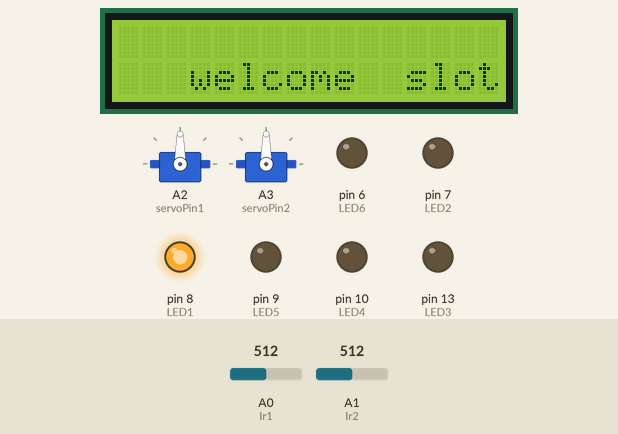
Simulated run of this sketch. Board: Arduino Uno, built with avr-gcc and run on an emulated ATmega328P. Shown: 16×2 character LCD, 2 × servo, output pins drawn as LEDs (lit = HIGH). The test bench sets the inputs (shaded band); at power-on: A0 (Ir1) = 512, A1 (Ir2) = 512. What the sketch prints to the serial monitor is not drawn.

Above: at 1.2 s.
1.3 s: A0 (Ir1) set to 369
5.8 s: A0 (Ir1) set to 353
At 12.6 s:
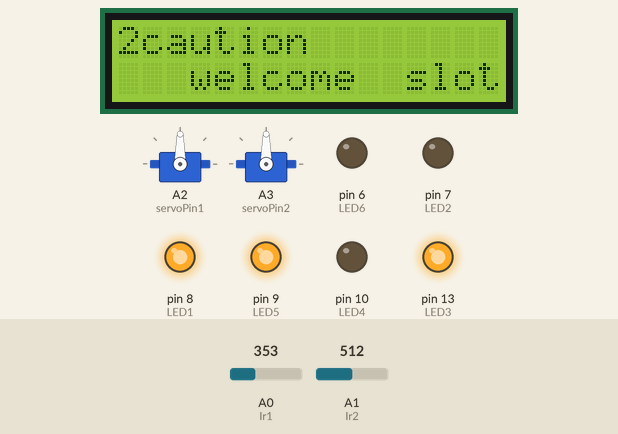
13.3 s: A1 (Ir2) set to 122
At 16.6 s:
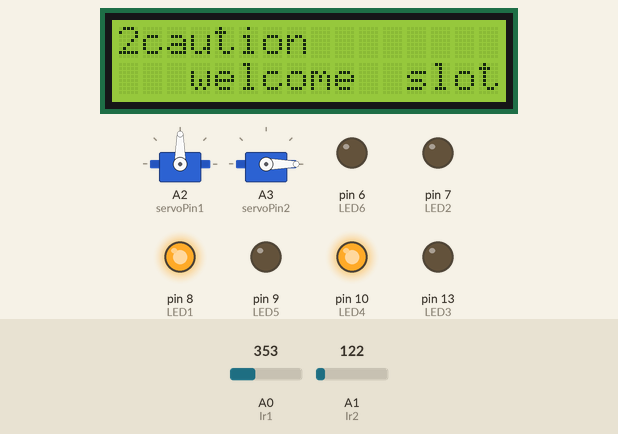
17.4 s: A0 (Ir1) set to 511
At 22.3 s:
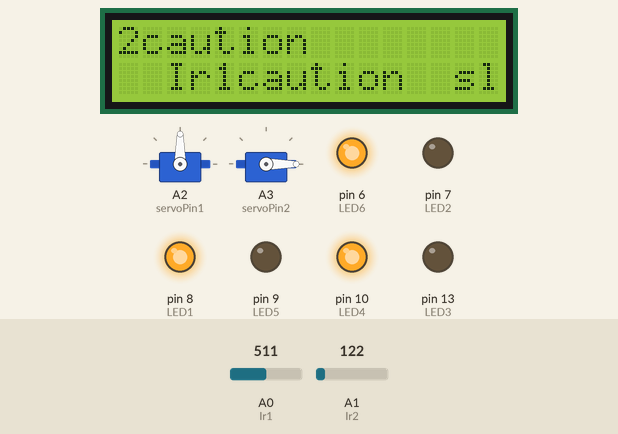
24.9 s: A1 (Ir2) set to 4
28.5 s: A1 (Ir2) set to 1
At 30.7 s:
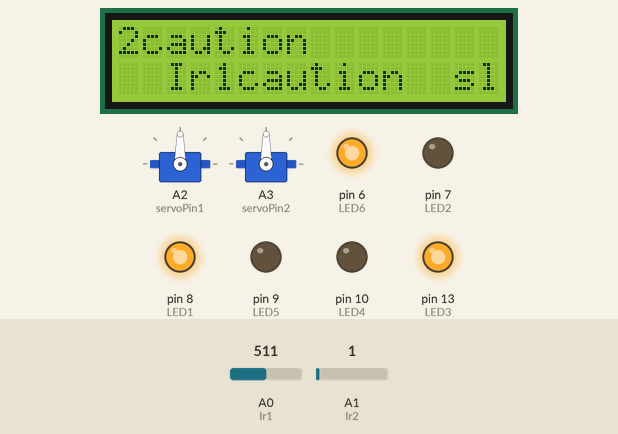
Timing chart, 0 to 34.2 s (numbered marks = the images above; inputs shaded):
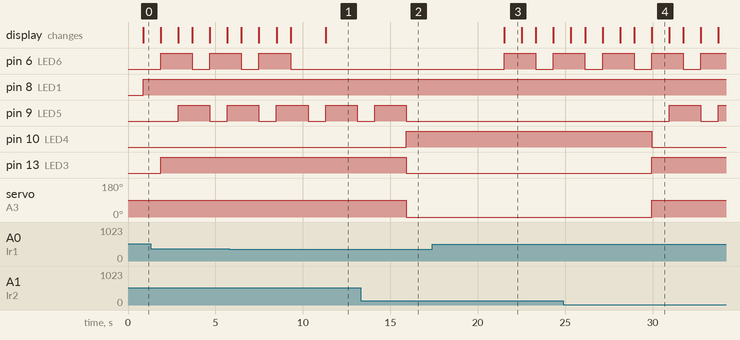

Measured:
- the behaviour switches between 361 and 360 on A0 (Ir1) (found by bisection; images 0 and 1)
- the behaviour switches between 3 and 2 on A1 (Ir2) (found by bisection; images 3 and 4)
- after the input at 5.8 s, pin 6 (LED6): goes on until 9.3 s, then stays LOW
- after the input at 13.3 s, pin 9 (LED5): goes on until 15.9 s, then stays LOW; pin 10 (LED4): LOW → HIGH after 2.6 s; pin 13 (LED3): HIGH → LOW after 2.6 s; servo on A3 (servoPin2): 90° → 0° after 2.6 s
- after the input at 17.4 s, pin 6 (LED6): LOW → HIGH after 4.1 s, → LOW 1.8 s later, → HIGH 1.0 s later; the display: changes after 4.1 s (image 3)
- after the input at 28.5 s, pin 9 (LED5): LOW → HIGH after 2.4 s, → LOW 1.8 s later, → HIGH 1.0 s later; pin 10 (LED4): HIGH → LOW after 1.4 s; pin 13 (LED3): LOW → HIGH after 1.4 s; servo on A3 (servoPin2): 0° → 90° after 1.4 s
- by itself, pin 9 (LED5): alternates HIGH for 1.8 s and LOW for 1.0 s

The sketch:

modified_mini_1.ino
```cpp
#include <LiquidCrystal.h>

#include <Servo.h>
int servoPin1 = A2;
int servoPin2 = A3;
Servo Servo1;
Servo Servo2;


 LiquidCrystal lcd(12, 11, 5, 4, 3, 2);
const int Ir1 = A0;
 int Ir1val = 0;
 float fltIrc1 = 0;
 const int Ir2 = A1;
 int Ir2val = 0;
 float fltIrc2 = 0;

const int LED1 = 8;
const int LED2 = 7;
const int LED3 = 13;
const int LED4 = 10;
const int LED5 = 9;
const int LED6 = 6;

void setup()
{
  pinMode(fltIrc1 , OUTPUT);
  pinMode(LED1 , OUTPUT);
  pinMode(LED2 , OUTPUT);
  pinMode(LED6 , OUTPUT);
  pinMode(fltIrc2 , OUTPUT);
  pinMode(LED3 , OUTPUT);
  pinMode(LED4 , OUTPUT);
  pinMode(LED5 , OUTPUT);
   lcd.begin(16,2);
   Serial.begin(9600);
   Servo1.attach(servoPin1);
   Servo2.attach(servoPin2);
}

void loop()
{

{
  lcd.setCursor(2,1);
        lcd.print(" welcome ");
  Ir1val = analogRead(Ir1);       // reads the value of the sharp sensor
  fltIrc1 = (6787.0/(Ir1val - 3.0)) -4.0;
  Serial.print(fltIrc1);
  Serial.println(" cm I1");

  delay(400);     // prints the value of the sensor to the serial monitor

  Ir2val = analogRead(Ir2);       // reads the value of the sharp sensor
  fltIrc2 = (6787.0/(Ir2val - 3.0)) -4.0;
  Serial.println(fltIrc2);
  Serial.println(" cm I2");
  delay(400);     // prints the value of the sensor to the serial monitor
}


if ( fltIrc1 <= 30 )
  {
    digitalWrite(LED1, HIGH);
    digitalWrite(LED2, LOW);
    digitalWrite(LED6, LOW);
   lcd.print(" slot1 avail ");
    Servo1.write(90);
    delay(1000);

  }
   if ( fltIrc1 > 30 )
  {
    digitalWrite(LED1, LOW);
    digitalWrite(LED2, HIGH);
    digitalWrite(LED6, LOW);
    lcd.print(" slot1 no ");
    Servo1.write(90);
    Servo1.write(0);
    delay(1000);

  }
  if ( fltIrc1 <= 15)
  {
    digitalWrite(LED6, HIGH);
    digitalWrite(LED2, LOW);
    digitalWrite(LED1, HIGH);
    lcd.setCursor(1,1);
        lcd.print(" Ir1caution ");

  }


  if ( fltIrc2 <= 30 )
  {
    digitalWrite(LED3, HIGH);
    digitalWrite(LED4, LOW);
    digitalWrite(LED5, LOW);
    Servo2.write(90);
    lcd.print(" slot2 avail ");
    delay(1000);


  }
   if ( fltIrc2 > 30 )
  {
    digitalWrite(LED3, LOW);
    digitalWrite(LED4, HIGH);
    digitalWrite(LED5, LOW);
    Servo2.write(90);
    Servo2.write(0);
    lcd.print(" slot2 no ");
    delay(1000);

  }
   if (  fltIrc2 <= 15)
  {
    digitalWrite(LED5, HIGH);
    digitalWrite(LED4, LOW);
    digitalWrite(LED3, HIGH);
    lcd.print(" Ir2caution ");

  }

}
```
